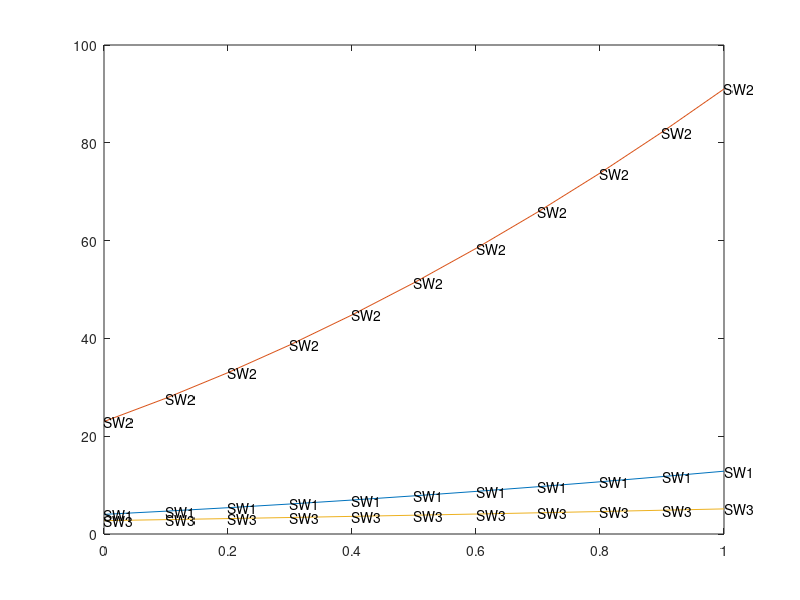

The MATLAB script that drew this image:
clear all;
clc;

%固定参数赋值%
a=0.6;
q=0.3;
c1=0.3;
c2=0.4;
m1=0.03;
m2=0.04;
m3=0.05;
f1=0.3;
f2=0.9;
f3=0.1;
t1=0.5;
t2=0.1;
t3=0.9;
n=100;

%1.质量问题的负面影响对结果的影响 先给参数赋值%
b=0.6;g=0.3;r=0.4;x=0.1;

%参数设置完成，开始带入公式%
e=0:0.1:1;
p1=(1/3)*(2-2*((1-a)*(b+g)-f1*(r+e)+t1*x)+m1+c1);
w1=(1/3)*(1-((1-a)*(b+g)-f1*(r+e)+t1*x)-m1+2*c1);
p2=(1/3)*(2-2*(-f2*(r+e)+t2*x)+m2+c2);
w2=(1/3)*(1-(-f2*(r+e)+t2*x)-m2+2*c2);
p3=(1/2)*(1-((1-q)*(b+g)-f3*(r+e)+t3*x)+m3);
plot(e,p1,e,w1,e,p2,e,w2,e,p3);
hold on;
%yline(p2,'-','p2');
%yline(w2,'-','w2');
text(e,p1,'p1');
text(e,p2,'p2');
text(e,p3,'p3');
text(e,w1,'w1');
text(e,w2,'w2');
%legend("p1","w1","p2","w2","p3");%
hold off;

%% 
clear all;
clc;

%固定参数赋值%
a=0.6;
q=0.3;
c1=0.3;
c2=0.4;
m1=0.03;
m2=0.04;
m3=0.05;
f1=0.3;
f2=0.9;
f3=0.1;
t1=0.5;
t2=0.1;
t3=0.9;
n=100;

b=0.6;g=0.3;r=0.4;x=0.1;
e=0:0.1:1;

%2.对pi的影响%
s1=(1/9)*n*((1-((1-a)*(b+g)-f1*(r+e)+t1*x)-m1-c1).^2);
i1=(1/9)*n*((1-((1-a)*(b+g)-f1*(r+e)+t1*x)-m1-c1).^2);
s2=(1/9)*n*((1-(-f2*(r+e)+t2*x)-m2-c2).^2);
i2=(1/9)*n*((1-(-f2*(r+e)+t2*x)-m2-c2).^2);
s3=(1/4)*n*((1-((1-q)*(b+g)-f3*(r+e)+t3*x)-m3).^2);
plot(e,s1,e,i1,e,s2,e,i2,e,s3);
hold on;
%yline(s2,'-','s2');
text(e,i1,'i1');
text(e,s2,'s2');
text(e,i2,'i2');
%yline(i2,'-','i2');
text(e,s1,'s1');
text(e,s3,'s3');
hold off;



%% 
clear all;
clc;

%固定参数赋值%
a=0.6;
q=0.3;
c1=0.3;
c2=0.4;
m1=0.03;
m2=0.04;
m3=0.05;
f1=0.3;
f2=0.9;
f3=0.1;
t1=0.5;
t2=0.1;
t3=0.9;
n=100;

b=0.6;g=0.3;r=0.4;x=0.1;
e=0:0.1:1;


CS1=(1/18)*n*((1-((1-a)*(b+g)-f1*(r+e)+t1*x)-m1-c1).^2);
CS2=(1/18)*n*((1-(-f2*(r+e)+t2*x)-m2-c2).^2);
CS3=(1/8)*n*((1-((1-q)*(b+g)-f3*(r+e)+t3*x)-m3).^2);
plot(e,CS1,e,CS2,e,CS3);
hold on;
%yline(CS2,'-','CS2');
text(e,CS1,'CS1');
text(e,CS2,'CS2');
text(e,CS3,'CS3');
hold off;


%% 
clear all;
clc;

%固定参数赋值%
a=0.6;
q=0.3;
c1=0.3;
c2=0.4;
m1=0.03;
m2=0.04;
m3=0.05;
f1=0.3;
f2=0.9;
f3=0.1;
t1=0.5;
t2=0.1;
t3=0.9;
n=100;

b=0.6;g=0.3;r=0.4;x=0.1;
e=0:0.1:1;


SW1=(1/18)*5*n*((1-((1-a)*(b+g)-f1*(r+e)+t1*x)-m1-c1).^2);
SW2=(1/18)*5*n*((1-(-f2*(r+e)+t2*x)-m2-c2).^2);
SW3=(1/8)*3*n*((1-((1-q)*(b+g)-f3*(r+e)+t3*x)-m3).^2);
plot(e,SW1,e,SW2,e,SW3);
hold on;
%yline(SW2,'-','SW2');
text(e,SW1,'SW1');
text(e,SW2,'SW2');
text(e,SW3,'SW3');
hold off;
